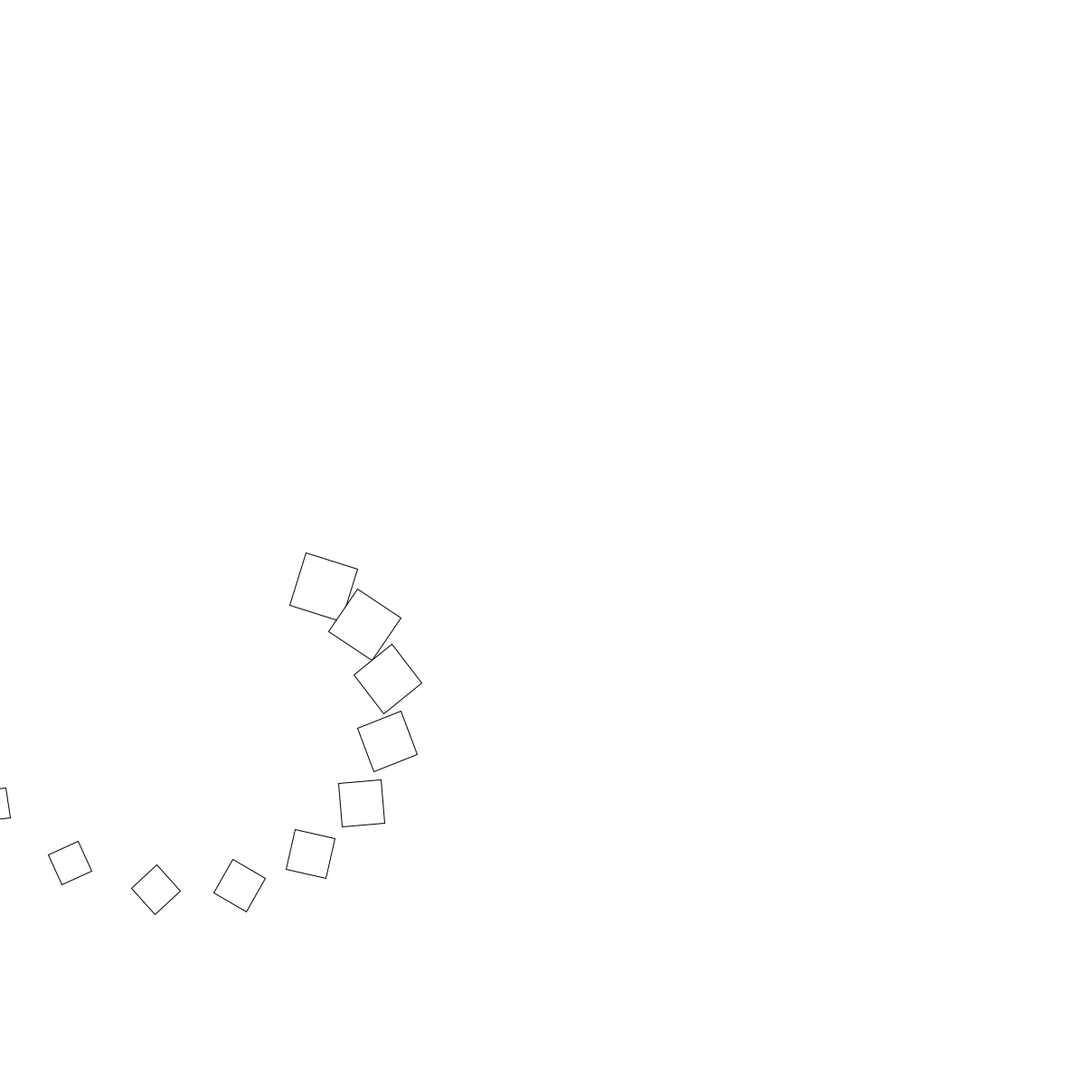
Frame 1 (no input)
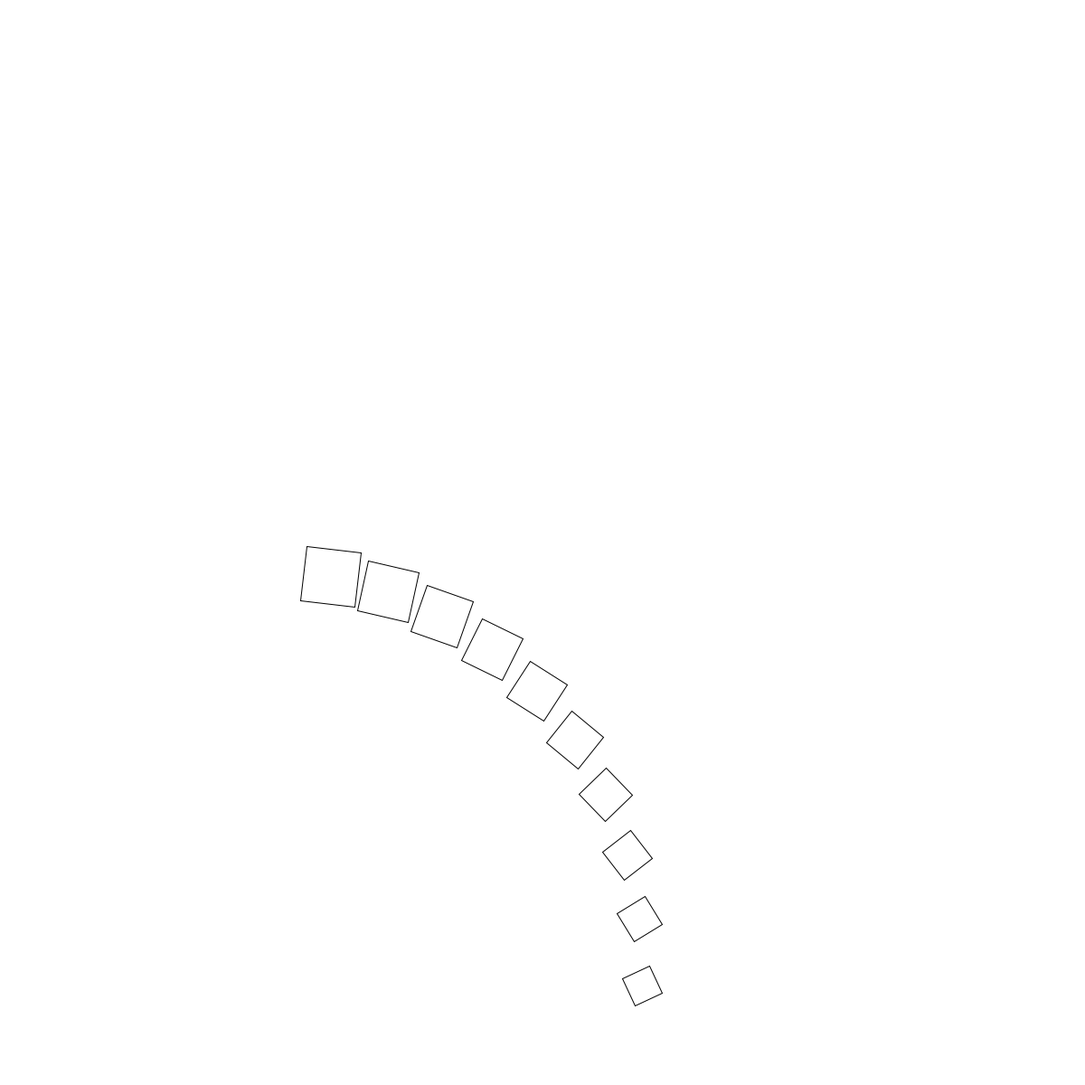
Frame 60 (the mouse pressed at the canvas centre just before this capture)
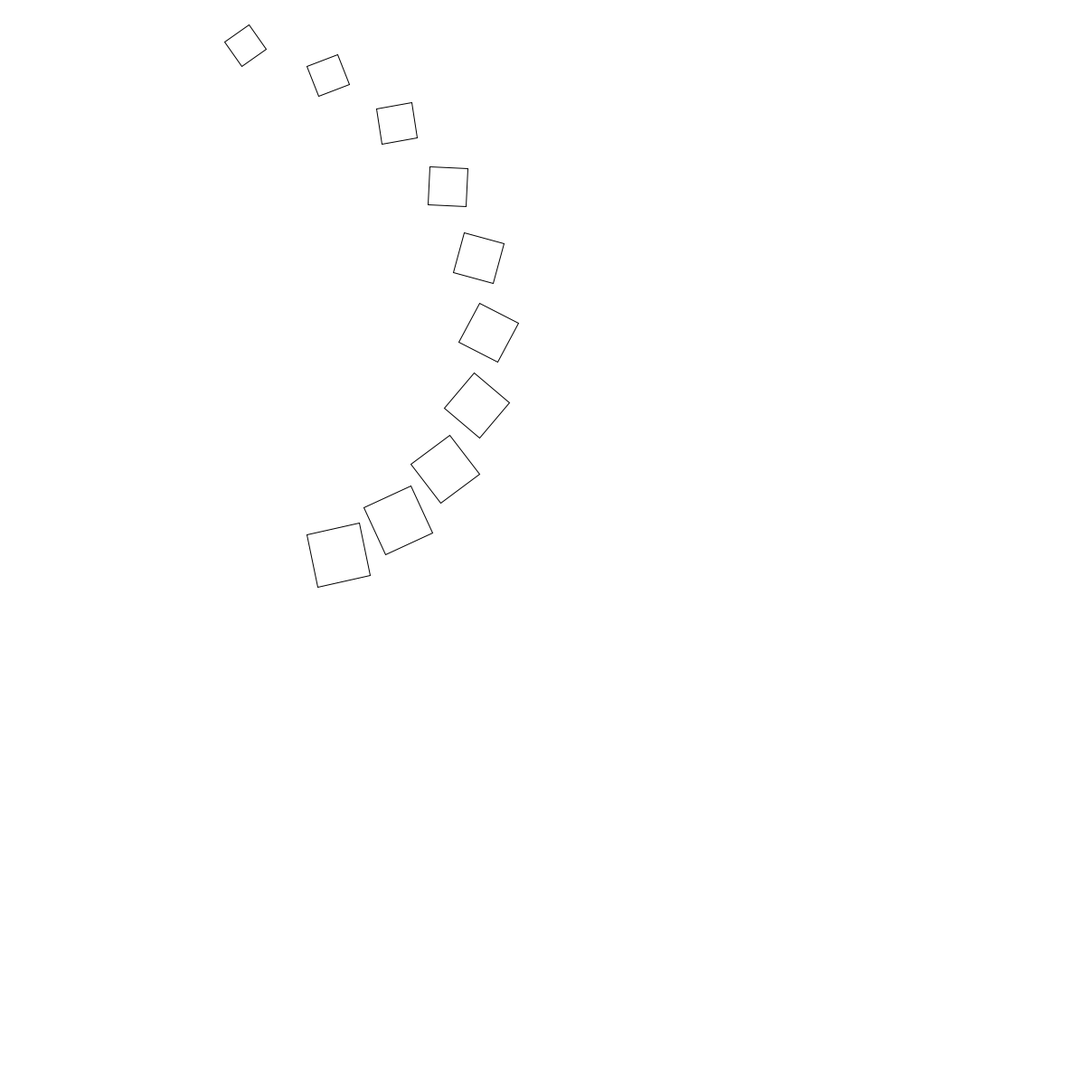
Frame 120 (the mouse held since frame 60 and released just before this capture)

The Processing sketch that drew these frames (run headless with seeded random() and noise(); from frame 60 on, the mouse is pressed at the canvas centre):

// Processing sketch: processing_87878
// ── processing_87878.pde

float x;
float y;
float conter = 0;
int largeur = 60;
int hauteur = 60;

void setup() {
  size(1200, 1200);
  smooth();
  frameRate(30);

  x = width*0.5;
  y = height*0.5;
}

void draw() {
  background(255);
  translate(x, y);

translate(-300,0);

  pushMatrix(); 
  for (int i = 0; i < 300; i= i+30) {
    rotate(cos(conter)*0.3);
    translate(40, 0);
    rect(i, 0, 60 - (i/10), 60 - (i/10));
  }
  popMatrix();

  conter += 0.02;
  //println(conter);
}
